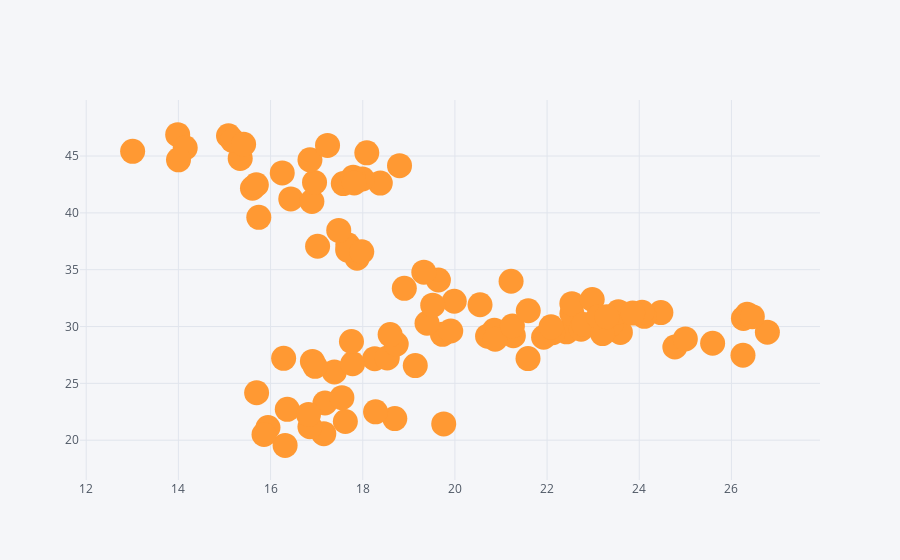

The notebook cell saved with this chart:
### Code cell
df.iplot(x = 'A', y = 'B', mode = 'markers', size = 25)
